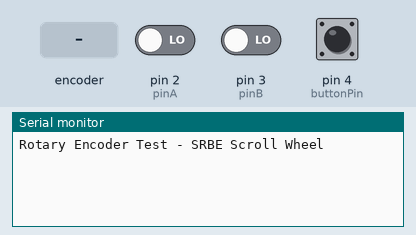
Bench run of a sketch on a simulated Arduino Uno, built with avr-gcc and run on an emulated ATmega328P. On the bench: the last lines printed to the serial monitor. The test bench sets the inputs (shaded band); at power-on: pin 4 (buttonPin) HIGH, pin 2 (pinA) LOW, pin 3 (pinB) LOW.

Above: at 1.2 s.
1.3 s: rotary encoder on pin 2 (pinA) / pin 3 (pinB) turned 1 step (first pin leading)
At 2.6 s:
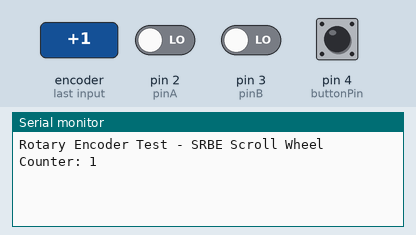
3.0 s: pin 4 (buttonPin) pulled LOW for 0.15 s
At 3.5 s:
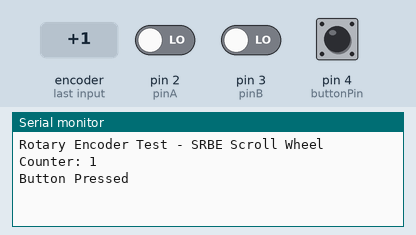
4.6 s: rotary encoder on pin 2 (pinA) / pin 3 (pinB) turned 1 step (first pin leading)
At 5.5 s:
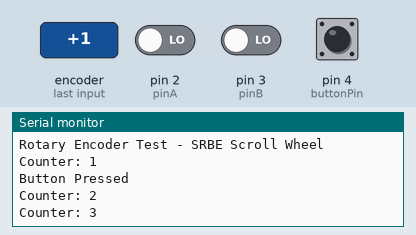

Measured:
- after the input at 1.3 s, the serial monitor: prints a new line after 0.05 s (image 1)
- after the input at 3.0 s, the serial monitor: prints a new line at once (image 2)
- after the input at 4.6 s, the serial monitor: prints a new line at once (image 3)

The sketch:

SRBE_Scroll_Wheel.ino
```cpp
// Pin definitions for the rotary encoder
const int pinA = 2;  // CLK (A) pin
const int pinB = 3;  // DT (B) pin
const int buttonPin = 4;  // Button press pin (if present)

int lastStateA = LOW;  // Last state of pin A
int currentStateA = LOW; // Current state of pin A
int counter = 0;  // Counter for rotary movement
bool buttonState = false; // Button state (pressed or not)

void setup() {
  // Set the rotary encoder pins as inputs
  pinMode(pinA, INPUT);
  pinMode(pinB, INPUT);
  pinMode(buttonPin, INPUT_PULLUP);  // Enable internal pull-up for the button pin

  // Start serial communication
  Serial.begin(9600);
  Serial.println("Rotary Encoder Test - SRBE Scroll Wheel");
}

void loop() {
  // Read the current state of pin A
  currentStateA = digitalRead(pinA);

  // Detect if there is a change in the A pin state
  if (currentStateA != lastStateA) {
    // If pin A changes, check pin B to determine direction
    if (digitalRead(pinB) != currentStateA) {
      counter++;  // Clockwise rotation
    } else {
      counter--;  // Counter-clockwise rotation
    }

    // Print the updated counter (steps of rotation)
    Serial.print("Counter: ");
    Serial.println(counter);
  }

  // Update the lastStateA to the current state for the next loop
  lastStateA = currentStateA;

  // Check if the button is pressed (if present)
  buttonState = digitalRead(buttonPin);
  if (buttonState == LOW) {  // Button is pressed (LOW due to pull-up)
    Serial.println("Button Pressed");
    delay(200);  // Debounce delay to avoid multiple presses
  }

  delay(10);  // Small delay for smooth operation
}
```
